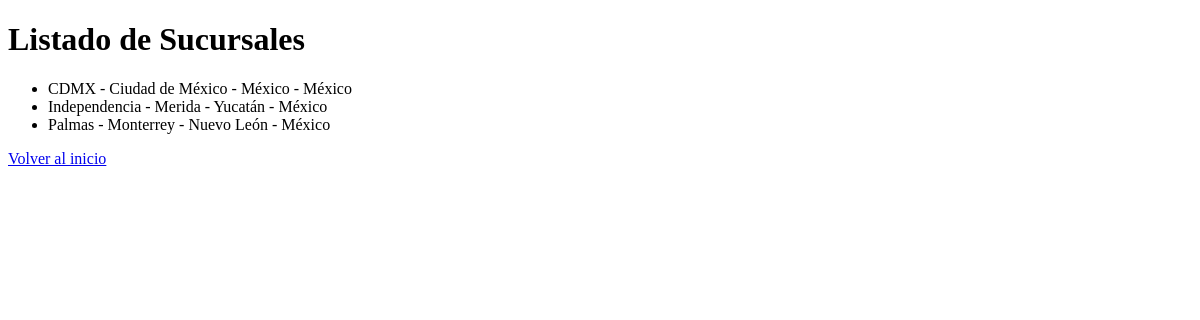
Page /catalogos/sucursales/ on the earlier database version.
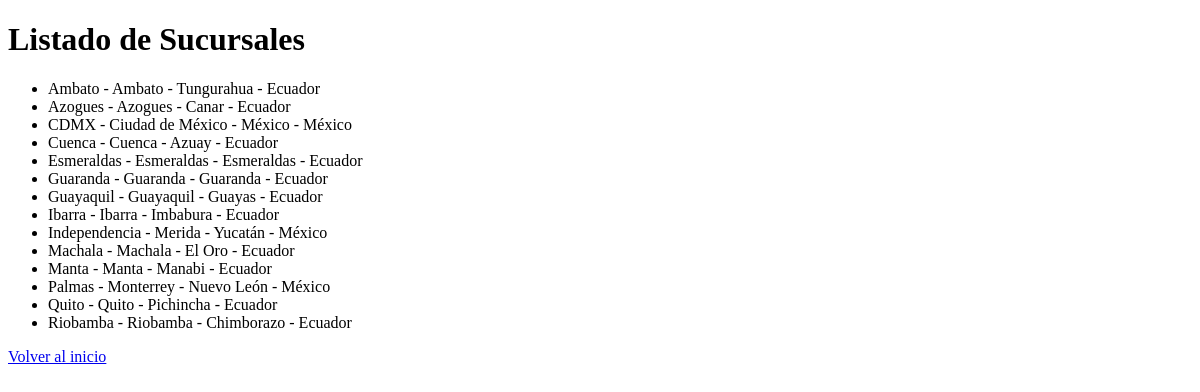
Same page on the later database version.
### catalogos/models.py (models this page shows, shortened)
class Sucursal(models.Model):
    nombre = models.CharField(max_length=100)
    ciudad = models.CharField(max_length=100)
    estado = models.CharField(max_length=100)
    pais = models.CharField(max_length=100, default="México")
    direccion = models.TextField(blank=True, null=True)
    activo = models.BooleanField(default=True)
    class Meta:
        verbose_name = "Sucursal"
        verbose_name_plural = "Sucursales"
        ordering = ['nombre']

### catalogos/views.py (the view)
# urls.py: path('sucursales/', lista_sucursales, name='lista_sucursales'),
def lista_sucursales(request):
    sucursales = Sucursal.objects.all()
    return render(request, 'catalogos/lista_sucursales.html', {'sucursales': sucursales})

### templates/catalogos/lista_sucursales.html (shortened to what this page needs)
<!DOCTYPE html>
<html lang="es">
<head>
</head>
<body>
    <h1>Listado de Sucursales</h1>
    <ul>
        {% for sucursal in sucursales %}
            <li>{{ sucursal.nombre }} - {{ sucursal.ciudad }} - {{ sucursal.estado }} - {{ sucursal.pais }}</li>
        {% empty %}
            <li>No hay sucursales registradas.</li>
        {% endfor %}
    </ul>
    <a href="/">Volver al inicio</a>
</body>
</html>

Differences in the rows shown:
added Sucursal: nombre "Ambato", ciudad "Ambato", estado "Tungurahua", pais "Ecuador"
added Sucursal: nombre "Azogues", ciudad "Azogues", estado "Canar", pais "Ecuador"
added Sucursal: nombre "Cuenca", ciudad "Cuenca", estado "Azuay", pais "Ecuador"
added Sucursal: nombre "Esmeraldas", ciudad "Esmeraldas", estado "Esmeraldas", pais "Ecuador"
added Sucursal: nombre "Guaranda", ciudad "Guaranda", estado "Guaranda", pais "Ecuador"
added Sucursal: nombre "Guayaquil", ciudad "Guayaquil", estado "Guayas", pais "Ecuador"
added Sucursal: nombre "Ibarra", ciudad "Ibarra", estado "Imbabura", pais "Ecuador"
added Sucursal: nombre "Machala", ciudad "Machala", estado "El Oro", pais "Ecuador"
added Sucursal: nombre "Manta", ciudad "Manta", estado "Manabi", pais "Ecuador"
added Sucursal: nombre "Quito", ciudad "Quito", estado "Pichincha", pais "Ecuador"
added Sucursal: nombre "Riobamba", ciudad "Riobamba", estado "Chimborazo", pais "Ecuador"
